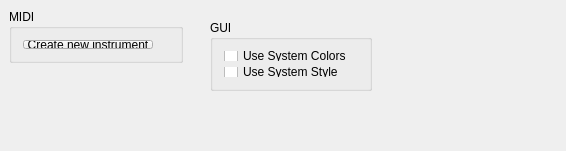
<?xml version="1.0" encoding="UTF-8"?>
<ui version="4.0">
 <class>No_instrument_widget</class>
 <widget class="QWidget" name="No_instrument_widget">
  <property name="geometry">
   <rect>
    <x>0</x>
    <y>0</y>
    <width>566</width>
    <height>151</height>
   </rect>
  </property>
  <property name="sizePolicy">
   <sizepolicy hsizetype="Preferred" vsizetype="MinimumExpanding">
    <horstretch>0</horstretch>
    <verstretch>0</verstretch>
   </sizepolicy>
  </property>
  <property name="windowTitle">
   <string>Form1</string>
  </property>
  <widget class="Q3GroupBox" name="midi">
   <property name="geometry">
    <rect>
     <x>9</x>
     <y>9</y>
     <width>174</width>
     <height>54</height>
    </rect>
   </property>
   <property name="sizePolicy">
    <sizepolicy hsizetype="Fixed" vsizetype="MinimumExpanding">
     <horstretch>0</horstretch>
     <verstretch>0</verstretch>
    </sizepolicy>
   </property>
   <property name="title">
    <string>MIDI</string>
   </property>
   <property name="frameShape">
    <enum>Q3GroupBox::LineEditPanel</enum>
   </property>
   <property name="frameShadow">
    <enum>Q3GroupBox::MShadow</enum>
   </property>
   <layout class="QFormLayout" name="formLayout">
    <item row="0" column="0">
     <widget class="QPushButton" name="create_instrument">
      <property name="sizePolicy">
       <sizepolicy hsizetype="Preferred" vsizetype="Fixed">
        <horstretch>0</horstretch>
        <verstretch>30</verstretch>
       </sizepolicy>
      </property>
      <property name="minimumSize">
       <size>
        <width>0</width>
        <height>9</height>
       </size>
      </property>
      <property name="text">
       <string>Create new instrument</string>
      </property>
     </widget>
    </item>
   </layout>
  </widget>
  <widget class="Q3GroupBox" name="guiGroupBox">
   <property name="geometry">
    <rect>
     <x>210</x>
     <y>20</y>
     <width>162</width>
     <height>71</height>
    </rect>
   </property>
   <property name="sizePolicy">
    <sizepolicy hsizetype="Fixed" vsizetype="MinimumExpanding">
     <horstretch>0</horstretch>
     <verstretch>0</verstretch>
    </sizepolicy>
   </property>
   <property name="title">
    <string>GUI</string>
   </property>
   <property name="frameShape">
    <enum>Q3GroupBox::LineEditPanel</enum>
   </property>
   <property name="frameShadow">
    <enum>Q3GroupBox::MShadow</enum>
   </property>
   <layout class="QVBoxLayout" name="verticalLayout">
    <item>
     <widget class="QCheckBox" name="use_system_colors">
      <property name="text">
       <string>Use System Colors</string>
      </property>
     </widget>
    </item>
    <item>
     <widget class="QCheckBox" name="use_system_style">
      <property name="text">
       <string>Use System Style</string>
      </property>
     </widget>
    </item>
   </layout>
  </widget>
 </widget>
 <layoutdefault spacing="6" margin="11"/>
 <pixmapfunction>qPixmapFromMimeSource</pixmapfunction>
 <customwidgets>
  <customwidget>
   <class>Q3GroupBox</class>
   <extends>QGroupBox</extends>
   <header>Qt3Support/Q3GroupBox</header>
   <container>1</container>
  </customwidget>
 </customwidgets>
 <resources/>
 <connections/>
</ui>
